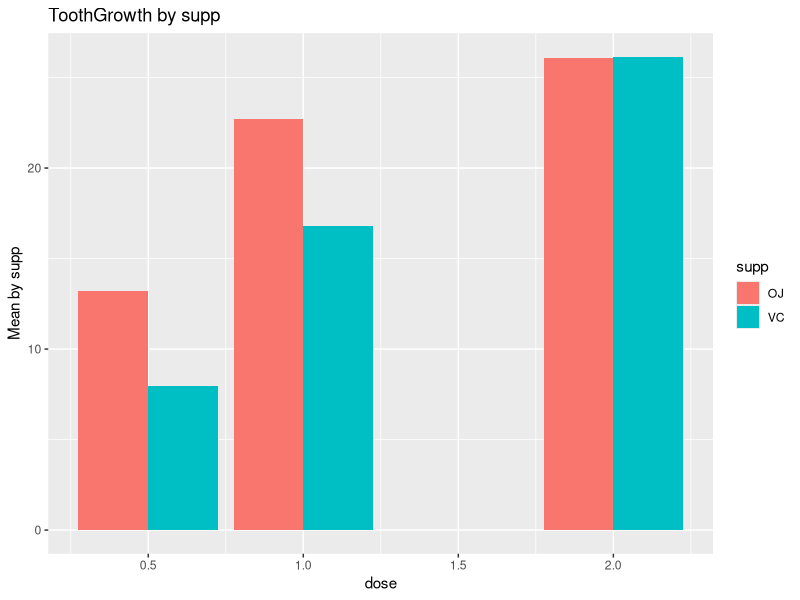
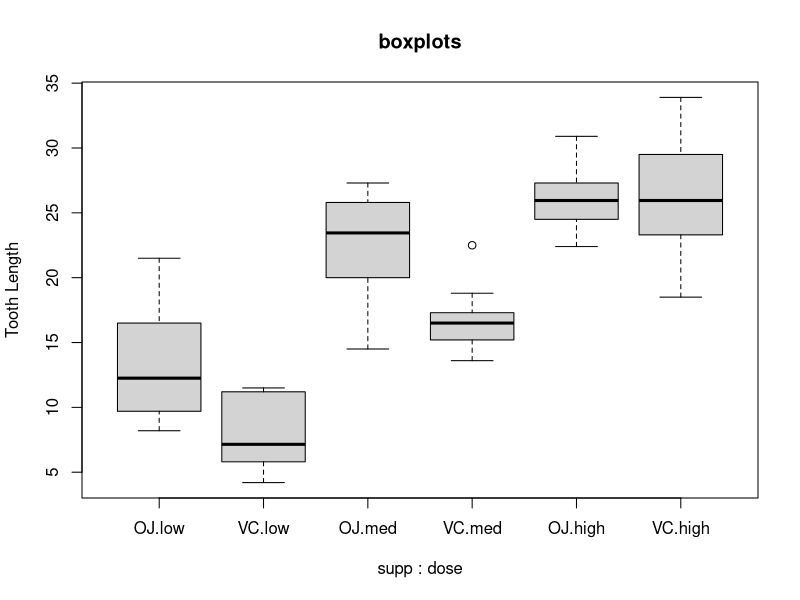

Source code (R) for these figures, in order:
## ---- chunk 1
 library(knitr)
 library(ggplot2)
 library(plyr)
 data(ToothGrowth)
## ---- chunk 2
ToothGrowth.OJ <- subset(ToothGrowth, ToothGrowth$supp == "OJ")
ToothGrowth.VC <- subset(ToothGrowth, ToothGrowth$supp == "VC")  

res.OJ <- data.frame( res.dose=unique(ToothGrowth.OJ$dose), res.mean=tapply(ToothGrowth.OJ$len, ToothGrowth.OJ$dose, mean) , res.supp="OJ")
res.VC <- data.frame( res.dose=unique(ToothGrowth.VC$dose), res.mean=tapply(ToothGrowth.VC$len, ToothGrowth.VC$dose, mean) , res.supp="VC")
res <- merge( res.OJ , res.VC, all = TRUE)
## ---- chunk 3
ggplot( data=res) +
geom_bar(aes(x=as.numeric(res$res.dose), y=res$res.mean, fill=res$res.supp), stat="identity", position="dodge") +
labs(fill="supp") + ggtitle("ToothGrowth by supp") + ylab("Mean by supp") + xlab("dose")
## ---- chunk 4
summary( ToothGrowth)

ToothGrowth$dose = factor(ToothGrowth$dose, levels=c( 0.5, 1.0, 2.0), labels = c("low", "med", "high"))
boxplot(len ~supp*dose, data=ToothGrowth, ylab="Tooth Length", main = "boxplots")
## ---- chunk 5
t.test(ToothGrowth$len[ToothGrowth$supp=="OJ"],ToothGrowth$len[ToothGrowth$supp=="VC"])
## ---- chunk 6
t.test(ToothGrowth$len[ToothGrowth$supp=="OJ"&ToothGrowth$dose=="low"],ToothGrowth$len[ToothGrowth$supp=="VC"&ToothGrowth$dose=="low"])
## ---- chunk 7
t.test(ToothGrowth$len[ToothGrowth$supp=="OJ"&ToothGrowth$dose=="med"],ToothGrowth$len[ToothGrowth$supp=="VC"&ToothGrowth$dose=="med"])
## ---- chunk 8
t.test(ToothGrowth$len[ToothGrowth$supp=="OJ"&ToothGrowth$dose=="high"],ToothGrowth$len[ToothGrowth$supp=="VC"&ToothGrowth$dose=="high"])
## ---- chunk 9
t.test(ToothGrowth$len[ToothGrowth$dose=="low"],ToothGrowth$len[ToothGrowth$dose=="med"])
## ---- chunk 10
t.test(ToothGrowth$len[ToothGrowth$dose=="med"],ToothGrowth$len[ToothGrowth$dose=="high"])
## ---- chunk 11
t.test(ToothGrowth$len[ToothGrowth$dose=="low"],ToothGrowth$len[ToothGrowth$dose=="high"])
